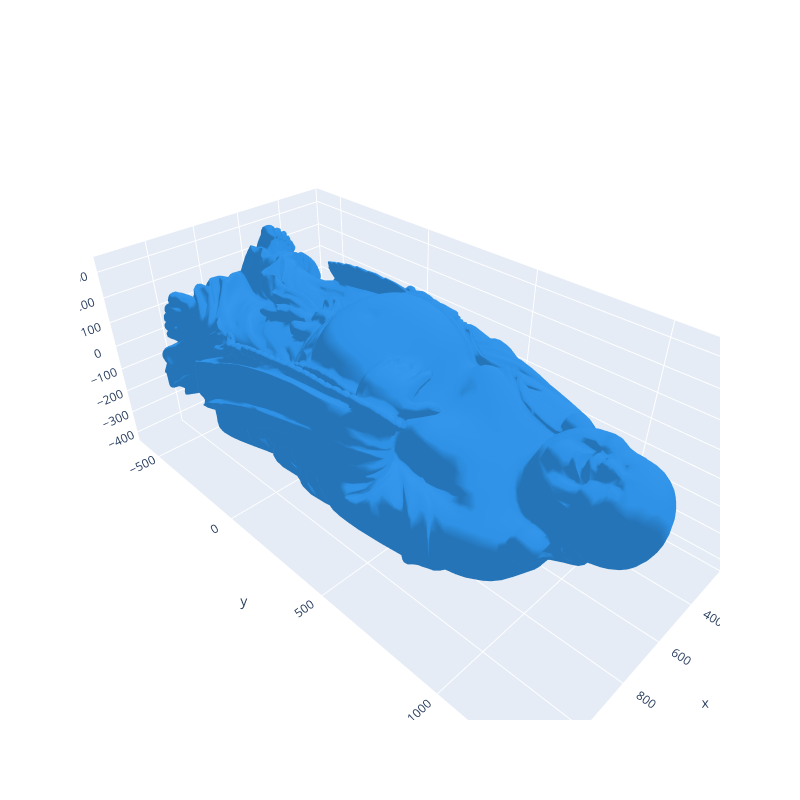

Here is the notebook cell this chart was saved with:
### Code cell
vertice, texture, normal, list_obj, tag = loadObjFile("buddha.obj", display = True)

### Figure 1 — Plotly figure (JSON) as saved in the notebook; plotly's stock layout.template omitted (floating-point values rounded to 4 significant figures; data arrays with more than 128 entries replaced by an {"elided": "..."} marker saying what was removed)
{"data": [{"facecolor": {"elided": "20000 str values"}, "i": {"elided": "20000 int values"}, "j": {"elided": "20000 int values"}, "k": {"elided": "20000 int values"}, "opacity": 1, "type": "mesh3d", "x": {"elided": "9996 float values"}, "y": {"elided": "9996 float values"}, "z": {"elided": "9996 float values"}}], "layout": {"autosize": false, "height": 800, "scene": {"aspectmode": "auto", "aspectratio": {"x": 0.857, "y": 1.709, "z": 0.6829}}, "width": 800}}
